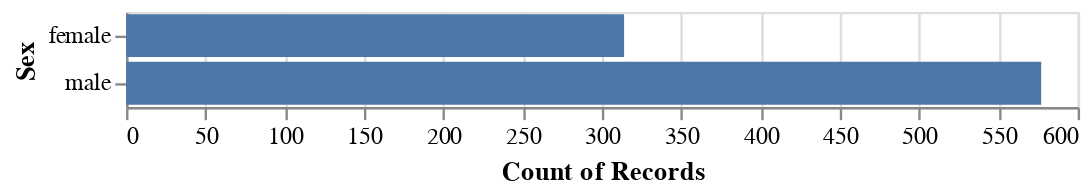

This figure's notebook cell:
### Code cell
alt.Chart(train).mark_bar().encode(
    x = 'count(Sex)',
    y = 'Sex'
)

### Figure 1 — Vega-Lite specification as saved in the notebook (floating-point values rounded to 4 significant figures; data arrays with more than 128 entries replaced by an {"elided": "..."} marker saying what was removed)
{"config": {"view": {"continuousWidth": 400, "continuousHeight": 300}}, "data": {"name": "data-93290830beea3a875eeab316df346c54"}, "mark": "bar", "encoding": {"x": {"type": "nominal", "aggregate": "count", "field": "Sex"}, "y": {"type": "nominal", "field": "Sex"}}, "$schema": "https://vega.github.io/schema/vega-lite/v4.8.1.json", "datasets": {"data-93290830beea3a875eeab316df346c54": {"elided": "891 records"}}}
